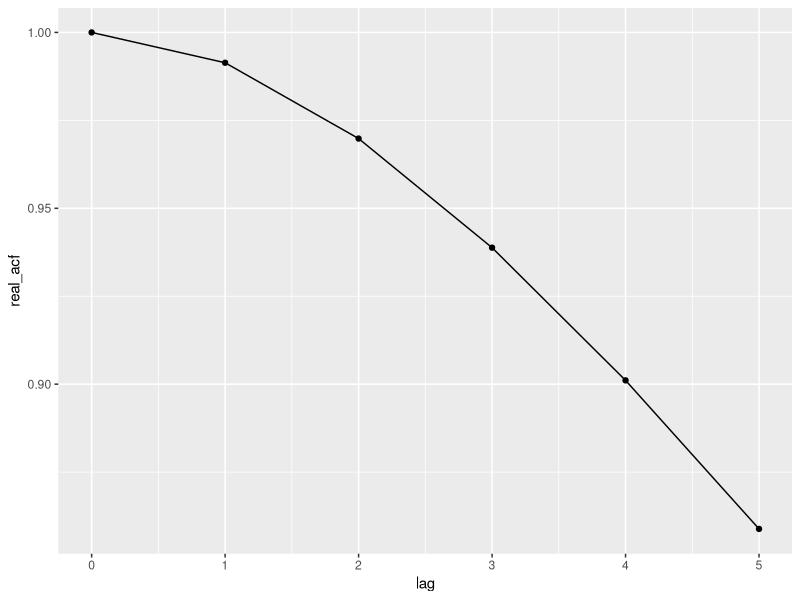
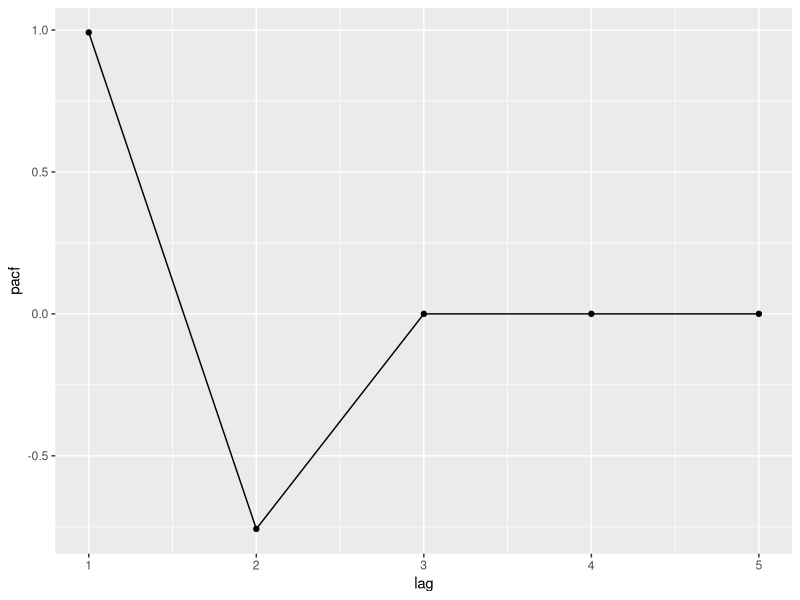
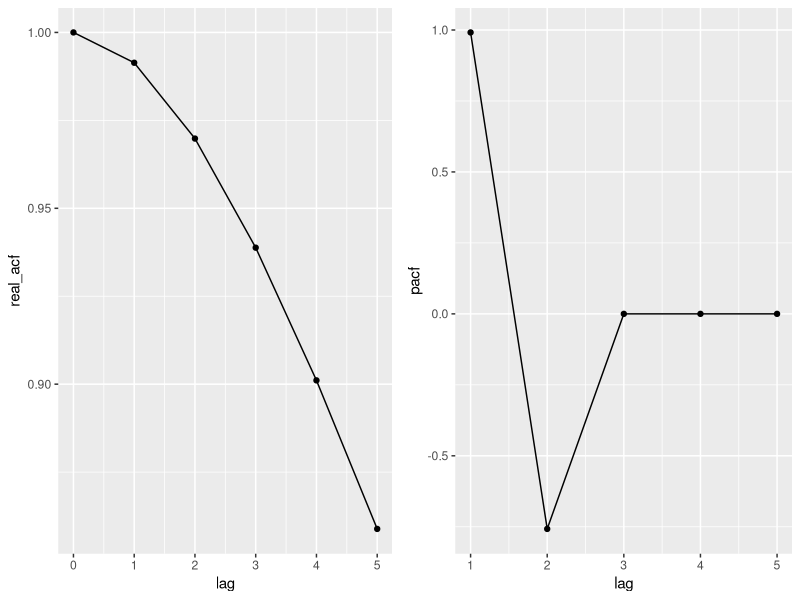
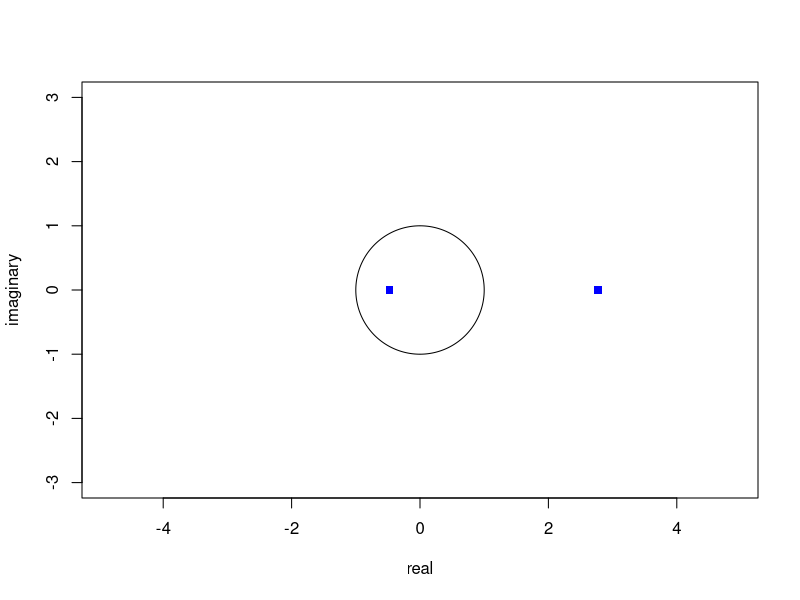
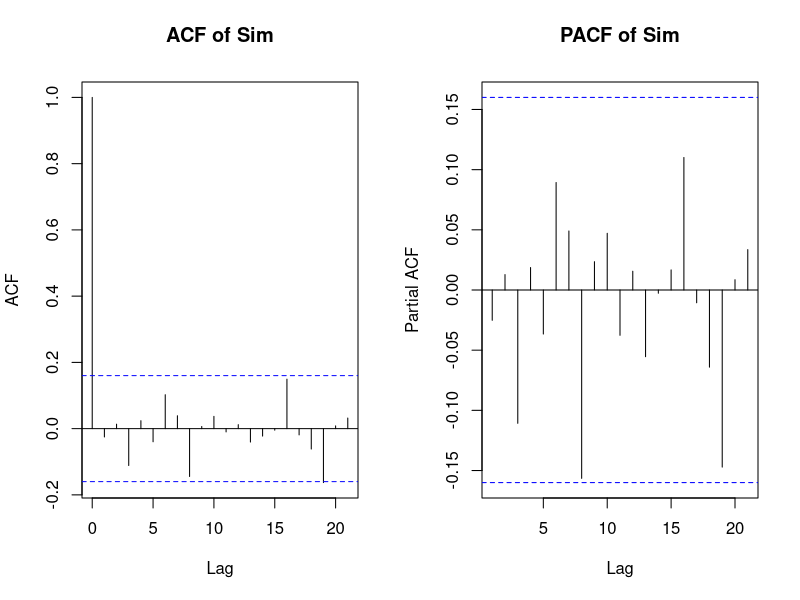
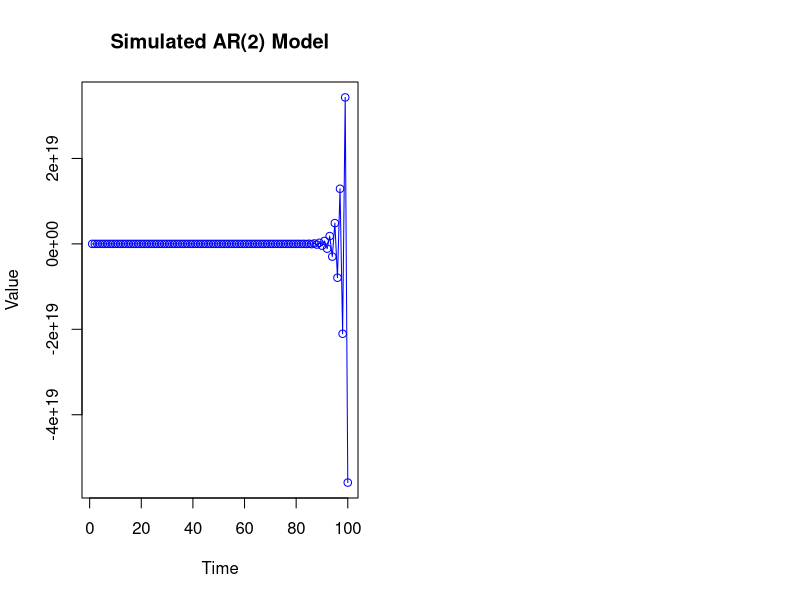

Generate these figures, in order, with R:
###################################################################################################################################################
###################################################################################################################################################
                      "REAL ROOTS OF AN AR(2) PROCESS"
###################################################################################################################################################
###################################################################################################################################################
"Construct a stationary AR(2) model whose roots, lamda1 and lamda2 are both real.

    Condition:1<lamda1<lamda2<1.3"

"* Write the expression for this AR(2) model (using both the classical AR(2) regression expression and the backshift notation)."
lambda1=1.1
lambda2=1.2

"The classical regression equaltion will be as follows:"
n1=150
samp=rnorm(n1)
phi1=1/lambda1 +1/lambda2
phi2=-((1/lambda1)*(1/lambda2))
phi1
phi2
lag_ar=log(n1)
  
"* Make a plot of the true ACF, true PACF and the corresponding (including the Rcode that you use)."
library(ggplot2)
library(gridExtra)

real_acf=ARMAacf(ar=c(phi1,phi2), ma=0, lag_ar)
real_pacf=ARMAacf(ar=c(phi1,phi2), ma=0, lag_ar,pacf=TRUE)


###################################################################
############# TRUE ACF PLOTS#####################################
real_acf=as.data.frame(real_acf)
lag=0:lag_ar
real_acf$lag=lag=0:lag_ar
true_acf_plt=ggplot(real_acf,aes(x=lag, y=real_acf))+
  geom_point()+
  geom_line() 
true_acf_plt
###################################################################
############# TRUE PACF PLOTS#####################################
pacf_data=data.frame(lag=1:length(real_pacf), pacf=real_pacf)

true_pacf_plt=ggplot(pacf_data, aes(x = lag, y = pacf))+
  geom_point() + # Add points for each PACF value
  geom_line()  # Connect points with lines
true_pacf_plt

grid.arrange(true_acf_plt, true_pacf_plt, ncol = 2)

"* Make a plot of the roots together with the unit circle."
f <- function(x) exp(2*pi*1i*x)
x <- seq(0, 2*pi, by=0.001)
plot(f(x), type  = "l", xlim = c(-3,3), ylim = c(-3,3),xlab = "real", ylab = "imaginary",asp=1)
ar_2 = c(1,phi1,phi2)
points(polyroot(ar_2),col="blue", pch=15)

"* Simulate a realisation from this model using sample size n = 150"
ar_2 = c(1,phi1,phi2)
real_acf=ARMAacf(ar=c(phi1,phi2), ma=0, lag_ar)
real_acf_sim = arima.sim(list(real_acf),n = n1)
par(mfrow=c(1,2))
acf(real_acf_sim, main = "ACF of Sim")
pacf(real_acf_sim, main = "PACF of Sim")







###################################################################################################################################################
###################################################################################################################################################
                  "Complex ROOTS OF AN AR(2) PROCESS"
###################################################################################################################################################
####################################################################################################
library(stats)

phi1 <- -1.01
phi2 <- 1.01
roots <- polyroot(c(-phi2, phi1, 1))
roots
# Simulate AR(2) process
set.seed(123) # For reproducibility
n <- 100 # Number of observations
c <- 0 # Assuming the constant term is 0 for simplicity

# Simulate white noise
epsilon <- rnorm(n)

# Initialize the time series
Y <- numeric(n)

# Assume initial values
Y[1] <- rnorm(1)
Y[2] <- rnorm(1)

# Generate the AR(2) series
for(t in 3:n){
  Y[t] <- c + phi1 * Y[t-1] + phi2 * Y[t-2] + epsilon[t]
}

# Plot the AR(2) series
plot(Y, type = 'o', col = 'blue', main = 'Simulated AR(2) Model', xlab = 'Time', ylab = 'Value')